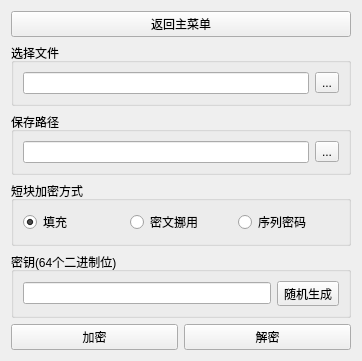
<?xml version="1.0" encoding="UTF-8"?>
<ui version="4.0">
 <class>SHORT_EN</class>
 <widget class="QWidget" name="SHORT_EN">
  <property name="geometry">
   <rect>
    <x>0</x>
    <y>0</y>
    <width>362</width>
    <height>268</height>
   </rect>
  </property>
  <property name="windowTitle">
   <string>Form</string>
  </property>
  <layout class="QVBoxLayout" name="verticalLayout">
   <item>
    <widget class="QPushButton" name="back_button">
     <property name="text">
      <string>返回主菜单</string>
     </property>
    </widget>
   </item>
   <item>
    <widget class="QGroupBox" name="srcFilePath_groupBox">
     <property name="title">
      <string>选择文件</string>
     </property>
     <layout class="QHBoxLayout" name="horizontalLayout">
      <item>
       <widget class="QLineEdit" name="srcFilePath_lineEdit">
        <property name="sizePolicy">
         <sizepolicy hsizetype="Expanding" vsizetype="Fixed">
          <horstretch>0</horstretch>
          <verstretch>0</verstretch>
         </sizepolicy>
        </property>
       </widget>
      </item>
      <item>
       <widget class="QToolButton" name="srcFilePath_button">
        <property name="text">
         <string>...</string>
        </property>
       </widget>
      </item>
     </layout>
    </widget>
   </item>
   <item>
    <widget class="QGroupBox" name="dstFilePath_groupBox">
     <property name="title">
      <string>保存路径</string>
     </property>
     <layout class="QHBoxLayout" name="horizontalLayout_2">
      <item>
       <widget class="QLineEdit" name="dstFilePath_lineEdit"/>
      </item>
      <item>
       <widget class="QToolButton" name="dstFilePath_button">
        <property name="text">
         <string>...</string>
        </property>
       </widget>
      </item>
     </layout>
    </widget>
   </item>
   <item>
    <widget class="QGroupBox" name="mode_groupBox">
     <property name="title">
      <string>短块加密方式</string>
     </property>
     <layout class="QHBoxLayout" name="horizontalLayout_3">
      <item>
       <widget class="QRadioButton" name="mode1_radioButton">
        <property name="enabled">
         <bool>true</bool>
        </property>
        <property name="text">
         <string>填充</string>
        </property>
        <property name="checked">
         <bool>true</bool>
        </property>
       </widget>
      </item>
      <item>
       <widget class="QRadioButton" name="mode2_radioButton">
        <property name="text">
         <string>密文挪用</string>
        </property>
       </widget>
      </item>
      <item>
       <widget class="QRadioButton" name="mode3_radioButton">
        <property name="text">
         <string>序列密码</string>
        </property>
       </widget>
      </item>
     </layout>
    </widget>
   </item>
   <item>
    <widget class="QGroupBox" name="groupBox">
     <property name="title">
      <string>密钥(64个二进制位)</string>
     </property>
     <layout class="QHBoxLayout" name="horizontalLayout_5">
      <item>
       <widget class="QLineEdit" name="key_lineEdit"/>
      </item>
      <item>
       <widget class="QToolButton" name="genKey_button">
        <property name="text">
         <string>随机生成</string>
        </property>
       </widget>
      </item>
     </layout>
    </widget>
   </item>
   <item>
    <layout class="QHBoxLayout" name="horizontalLayout_4">
     <item>
      <widget class="QPushButton" name="encrypt_button">
       <property name="text">
        <string>加密</string>
       </property>
      </widget>
     </item>
     <item>
      <widget class="QPushButton" name="decrypt_button">
       <property name="text">
        <string>解密</string>
       </property>
      </widget>
     </item>
    </layout>
   </item>
  </layout>
 </widget>
 <resources/>
 <connections/>
</ui>
